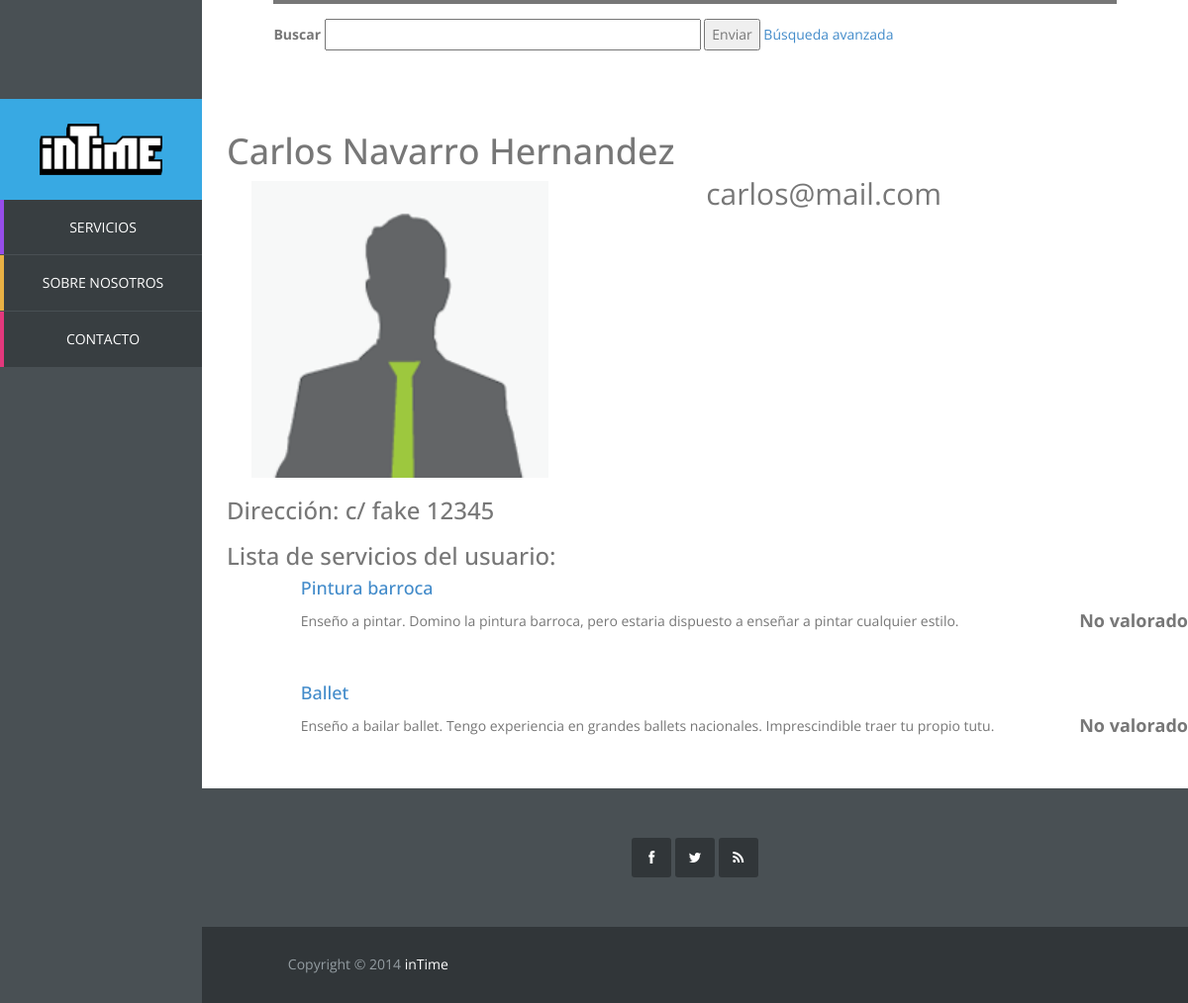
/vista/perfil.php?id_usuario=46, run on an earlier commit of the app's database.
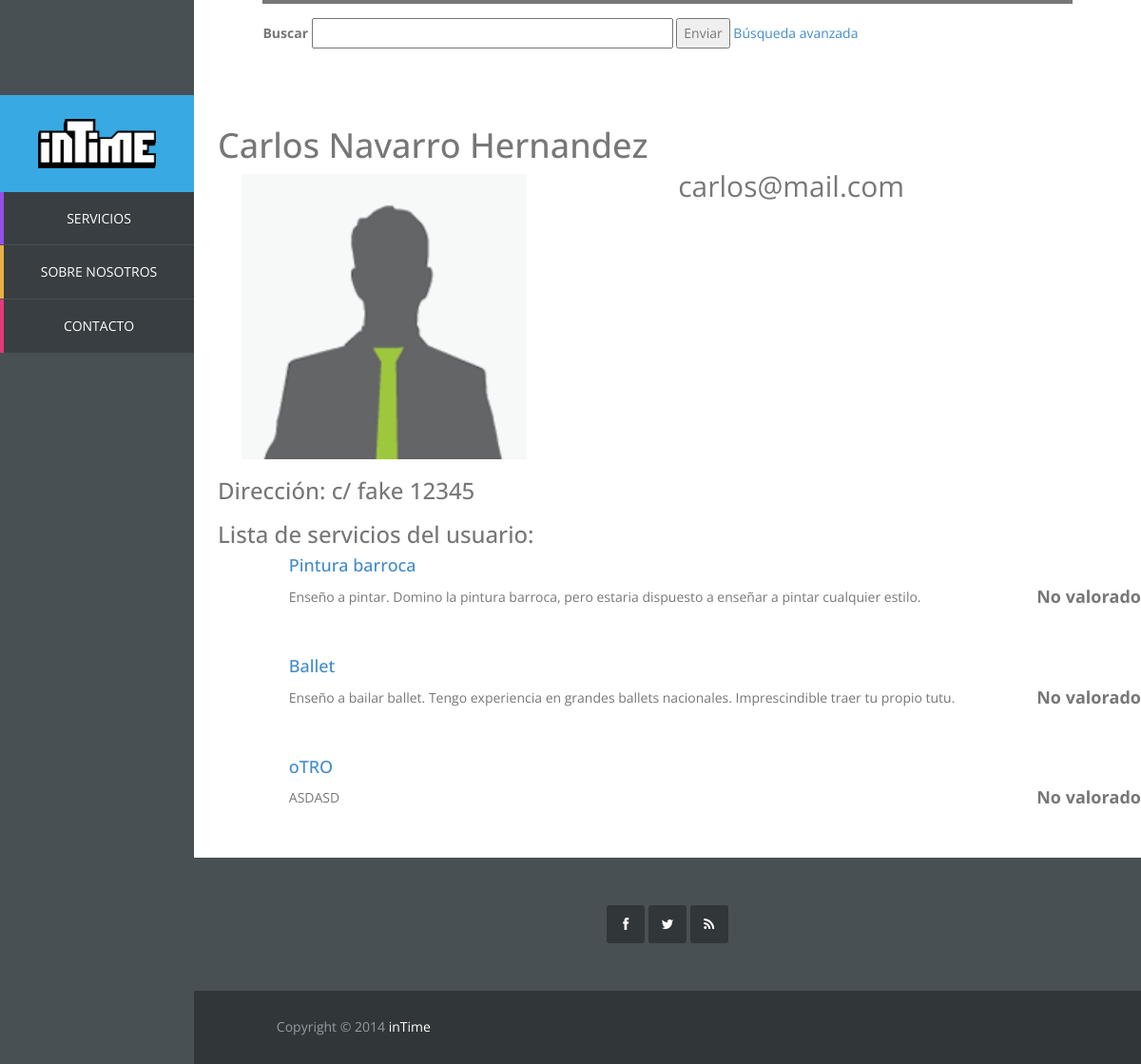
And on a later commit of the database.
### tables this page shows
CREATE TABLE IF NOT EXISTS `servicio` (
  `id_servicio` int(11) NOT NULL AUTO_INCREMENT,
  `id_usuario` int(11) NOT NULL,
  `id_categoria` int(11) NOT NULL,
  `nombre_servicio` varchar(50) NOT NULL,
  `descripcion` varchar(1000) DEFAULT NULL,
  `horas` int(11) NOT NULL,
  `foto_servicio` varchar(20) DEFAULT NULL,
  PRIMARY KEY (`id_servicio`),
  KEY `id_usuario` (`id_usuario`),
  KEY `id_categoria` (`id_categoria`)
);

### controlador/op_base_datos.php (called while the page is built, shortened)
<?php
class Mysql{
	protected $host="localhost";
	protected $user="root";
    protected $clave="";
    protected $bd="intime";
    protected $conexion;
	protected function conectar(){
        $this->conexion=mysqli_connect($this->host,$this->user,$this->clave);
        mysqli_select_db($this->conexion, $this->bd);
		$this->conexion->set_charset("utf8");
    }
	protected function escapaBd(&$args) {
		$numElems = count($args);
		for($i=0; $i < $numElems; $i++){
			$args[$i] = mysqli_real_escape_string($this->conexion, $args[$i]);
		}
	}
}

### controlador/op_base_datos_usuario.php (called while the page is built, shortened)
<?php
require_once '../controlador/op_base_datos.php';
class MysqlUsuario extends Mysql {
	public function conseguirUsuarioById($id){
		$pst = $this->conexion->prepare("select * from usuario where id_usuario = ?");
		$pst->bind_param("s", $id);
		$pst->execute();
		$pst->bind_result($id_usuario, $correo, $nombre, $apellidos, $direccion, $horas, $foto, $pass, $salt,
			$vio_sol_recibidas, $vio_sol_enviadas);
		$usuario = NULL;
		if($pst->fetch()){
			$usuario = new Usuario($id_usuario, $correo, $nombre, $apellidos, $direccion, $horas, $foto, $pass, $salt,
				$vio_sol_recibidas, $vio_sol_enviadas);
		}
		return $usuario;
	}
}

### modelo/usuario.php (called while the page is built, shortened)
<?php
	class Usuario {
		private $nombre;
		private $apellidos;
		public function __construct($id, $correo, $nombre, $apellidos, $direccion, $horas, $foto, $pass, $salt) {
			$this->nombre = $nombre;
			$this->apellidos = $apellidos;
		}
		public function getNombre(){
			return $this->nombre;
		}
		public function getApellidos(){
			return $this->apellidos;
		}
	}

### controlador/op_base_datos_servicio.php (called while the page is built, shortened)
<?php
require_once '../controlador/op_base_datos.php';
require_once '../modelo/servicio.php';
class MysqlServicio extends Mysql {
	public function conseguirServiciosByUserId($id){
		$args = array($id);
		$pst = $this->conexion->prepare("select * from servicio where id_usuario = ?");
		$pst->bind_param("i", $args[0]);
		$pst->execute();
		$pst->bind_result($id_servicio, $id_usuario, $id_categoria, $nombre, $descripcion, $horas, $foto);
		$resultado = NULL;
		while($pst->fetch()){
			$resultado[] = new Servicio($id_servicio, $id_usuario, $id_categoria, $nombre, $descripcion, $horas, $foto);
		}
		return $resultado;
	}
}

### modelo/servicio.php (called while the page is built, shortened)
<?php
class Servicio {
	public $id_servicio,
		   $id_usuario,
		   $id_categoria,
		   $nombre,
		   $descripcion,
		   $horas,
		   $foto;
	public function __construct($id_servicio, $id_usuario, $id_categoria, $nombre, $descripcion, $horas, $foto) {
	    $this->id_servicio = $id_servicio;
	    $this->nombre = $nombre;
	    $this->descripcion = $descripcion;
	}
	public function getIdServicio(){
		return $this->id_servicio;
	}
	public function getNombre(){
		return $this->nombre;
	}
	public function getDescripcion() {
		return $this->descripcion;
	}
}

### vista/perfil.php (the view, shortened to what the changed rows need)
<!DOCTYPE html>
<html lang="es">
	<?php
		require_once '../controlador/op_base_datos_servicio.php';
		require_once '../controlador/op_base_datos_usuario.php';
		require_once '../modelo/usuario.php';
		require_once '../modelo/servicio.php';
		if(isset($_GET['id_usuario'])){
			$id = $_GET['id_usuario'];
			$BDDuser = new MysqlUsuario();
			$user = $BDDuser->conseguirUsuarioById($id);
			$BDDserv = new MysqlServicio();
			$servicios = $BDDserv->conseguirServiciosByUserId($id);
		}
	?>
	<?php include "head.php"?>
	<body>
		<?php include "sidebar.php"
		?>
		<div id="main-content">
			<div id="templatemo">
				<div class="perfil">
					<?php
						if(isset($user)) {
						echo'<h1>'.$user->getNombre()." ".$user->getApellidos().'</h1>';
					?>
					<div class="lista-serv">
						<?php
							if(isset($servicios)){
								foreach($servicios as $servicio){?>
									<div class="servicio-ej">
										<?php
											echo '<a href="servicio.php?id_servicio='.$servicio->getIdServicio().'"><h4>'.$servicio->getNombre().'</h4></a>';
										?>
										<div class="serv-nota">
										<?php
											$nota=$BDDserv->notamedia($servicio->getIdServicio());
											if (!empty($nota))
												echo"<p>Nota: ".$nota."</p>";
											else
												echo"<p>No valorado</p>";
										?>
										</div>
										<div class="serv-desc">
										<?php
											echo"<p>".$servicio->getDescripcion()."</p>";
										?>
										</div>
									</div>
						<?php
								}
							}
						?>
					</div>
					<?php } else{
						echo "<h1>Usuario inexistente</h1>";
					}?>
				</div>
			</div>
		</div>
	</body>
</html>

What changed in the data, as far as the page shows it:
added servicio: nombre_servicio "oTRO", descripcion "ASDASD"
